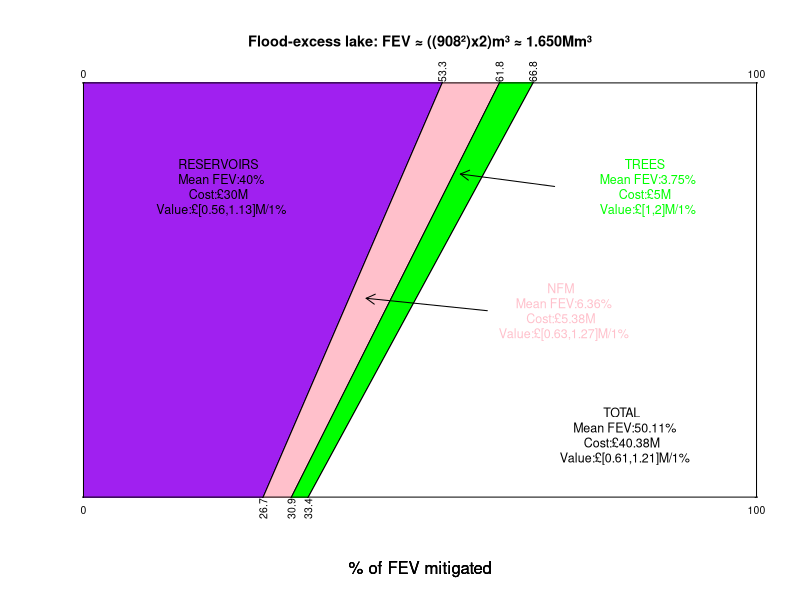

Recreate this plot in R.
# The following is based on the Calder mitigation graph presented on [1].
x=0:1
y=((500/133)*x)-(267/266)

plot(x, y, type="l", xlim=cbind(0.035, 0.965), ylim=cbind(0.035, 0.965), xlab="% of FEV mitigated", ylab="", axes=FALSE) 
# [7, pp.104-105]
polygon(cbind(0,x,0), cbind(0,y,1), col="purple", border="black") 
# Notified by [12, pp.50-58]
par(new=TRUE)  
# [7, p.232]

a=0:1
b=((1000/309)*a)-1

plot(a,b, type="l", xlim=cbind(0.035, 0.965), ylim=cbind(0.035, 0.965), xlab="% of FEV mitigated", ylab="", axes=FALSE)
# [7, pp.104-105]
polygon(cbind(0.309,x,0.618), cbind(0,y,1), col="pink", border="black") 
par(new=TRUE)  


c=0:1
d=((500/167)*c)-1

plot(c, d, type="l", xlim=cbind(0.035, 0.965), ylim=cbind(0.035, 0.965), xlab="% of FEV mitigated", ylab="", axes=FALSE) 
polygon(cbind(0.334,a,0.668), cbind(0,b,1), col="green", border="black") 
polygon(cbind(1,c,1), cbind(0,d,1), col="white", border="black")
abline(h=0) 
# adding a border/line for y=0,1; border/line for x=0,1 added by polygon function. 
# Notified of abline function by [7, p.105]
abline(h=1) 

# The following is as stated on Onno & Tom's poster [1].
text(0.20025, 0.75,labels="RESERVOIRS
  Mean FEV:40%
Cost:£30M
  Value:£[0.56,1.13]M/1%", cex=0.75)
# based on the FEV Calder plot by Onno Bokhove, et al. (2018c)
text(0.709, 0.45,labels="NFM
  Mean FEV:6.36%
Cost:£5.38M
  Value:£[0.63,1.27]M/1%", cex=0.75, col="pink")
# based on the FEV Calder plot by Onno Bokhove, et al. (2018c). Notified of text function by John Verzani (2014, p.105)
arrows(0.6,0.45, 0.42, 0.48, length=0.1)
# Notified of function by Murrell (2016, p. 79)
text(0.834, 0.75,labels="TREES
  Mean FEV:3.75%
Cost:£5M
  Value:£[1,2]M/1%", cex=0.75, col="green")
# based on the FEV Calder plot by [1]. Notified of text function by  [7, pp.104-105]
arrows(0.7,0.75, 0.56, 0.78, length=0.1)
# Notified of function by [13, p. 79]
text(0.79975, 0.15,labels="TOTAL
  Mean FEV:50.11%
Cost:£40.38M
  Value:£[0.61,1.21]M/1%", cex=0.75)
mtext("0", 1, at=0, cex=0.625)
mtext("26.7", 1, at=0.267, cex=0.625, las=2)
mtext("30.9", 1, at=0.309, cex=0.625, las=2)
mtext("33.4", 1, at=0.334, cex=0.625, las=2)
mtext("100", 1, at=1, cex=0.625)
mtext("0",3, at=0, cex=0.625)
mtext("53.3", 3, at=0.533, cex=0.625, las=2)
mtext("61.8", 3, at=0.618, cex=0.625, las=2)
mtext("66.8", 3, at=0.668, cex=0.625, las=2)
mtext("100", 3, at=1, cex=0.625)

title("Flood-excess lake: FEV ≈ ((908²)x2)m³ ≈ 1.650Mm³", cex.main=0.875)